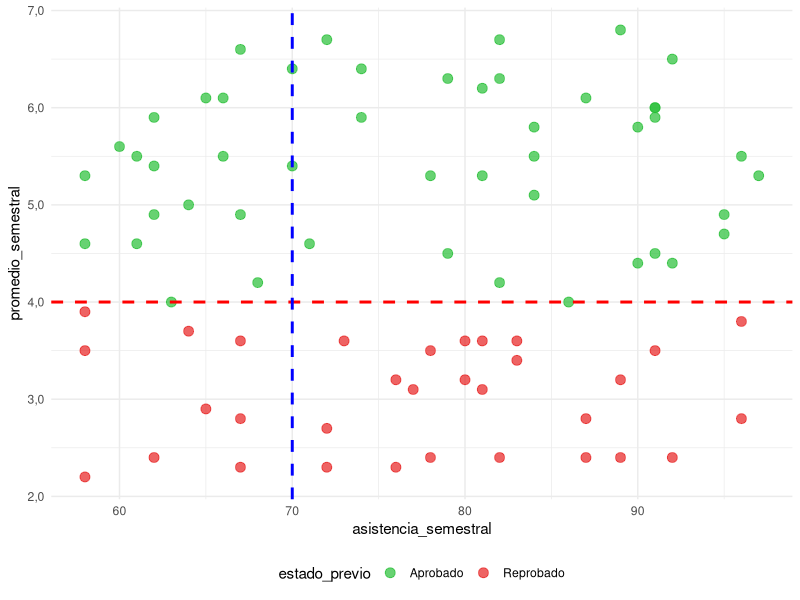
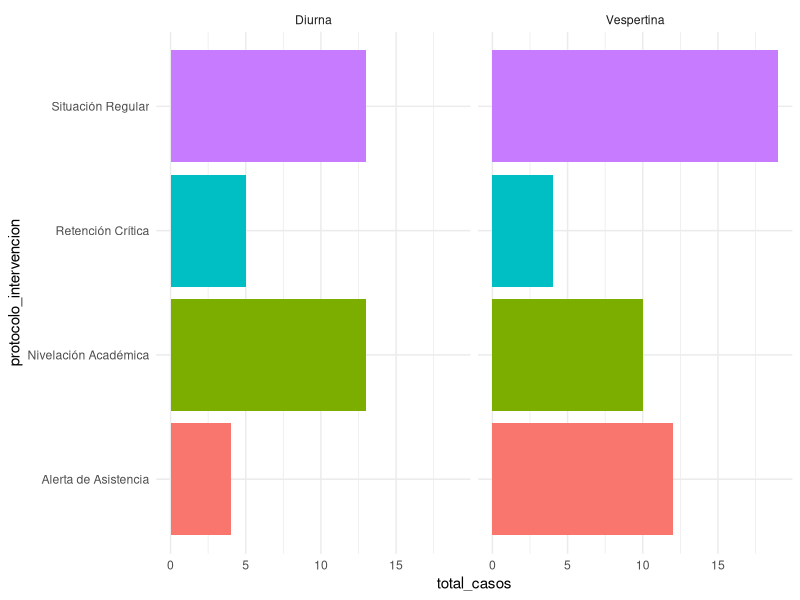

These charts were generated, in order, by the following R code:
# ==============================================================================
# TALLER 4: DIAGNÓSTICO NORMATIVO Y EXPORTACIÓN DE REPORTES
# ==============================================================================

library(tidyverse)
library(scales)

set.seed(404)
datos_taller_4 <- tibble(
  id_estudiante = 1001:1080,
  jornada = sample(c("Diurna", "Vespertina"), 80, replace = TRUE),
  area_academica = sample(c("Humanidades", "Ciencias Exactas", "Tecnología"), 80, replace = TRUE),
  asistencia_semestral = round(runif(80, min = 55, max = 98), 0),
  promedio_semestral = round(runif(80, min = 2.2, max = 6.8), 1)
) |> 
  mutate(
    estado_previo = if_else(promedio_semestral < 4.0, "Reprobado", "Aprobado")
  )

# 🎯 EJERCICIO 1: TRAZADO DE UMBRALES NORMATIVOS (geom_hline y geom_vline)
# Contexto: La institución exige una nota mínima de 4,0 y una asistencia mínima del 70%.
# Instrucciones:
# 1. Crea un gráfico de dispersión (geom_point) con 'asistencia_semestral' en X y 'promedio_semestral' en Y.
# 2. Asigna el color según 'estado_previo'.
# 3. Agrega una línea horizontal (geom_hline) en el corte de nota 4.0 (color rojo, línea punteada "dashed").
# 4. Agrega una línea vertical (geom_vline) en el corte de asistencia 70 (color azul, línea punteada "dashed").
# 5. Aplica formato de coma decimal en el eje Y con scale_y_continuous().

grafico_umbrales <- ggplot(data = datos_taller_4, aes(x = asistencia_semestral, y = promedio_semestral, color = estado_previo)) +
  geom_point(size = 3, alpha = 0.7) +
  geom_hline(yintercept = 4.0, color = "red", linetype = "dashed", linewidth = 1) +
  geom_vline(xintercept = 70, color = "blue", linetype = "dashed", linewidth = 1) +
  scale_y_continuous(labels = label_number(accuracy = 0.1, decimal.mark = ",")) +
  scale_color_manual(values = c("Aprobado" = "#26BF35", "Reprobado" = "#E62020")) +
  theme_minimal() +
  theme(legend.position = "bottom")

print(grafico_umbrales)
  
  
# 🎯 EJERCICIO 2: CLASIFICACIÓN POR CUADRANTES Y CONTEO DE FRECUENCIAS (case_when + n())
# Contexto: Se requiere clasificar a cada estudiante según su posición respecto a los umbrales
# y luego contabilizar cuántos casos existen por cada categoría.
# Instrucciones:
# 1. Usa mutate() y case_when() para crear la columna 'protocolo_intervencion':
#    - promedio_semestral < 4.0 & asistencia_semestral < 70  ~ "Retención Crítica"
#    - promedio_semestral < 4.0 & asistencia_semestral >= 70 ~ "Nivelación Académica"
#    - promedio_semestral >= 4.0 & asistencia_semestral < 70 ~ "Alerta de Asistencia"
#    - .default = "Situación Regular"
# 2. En un segundo bloque, agrupa por 'protocolo_intervencion' y usa summarise() con n() 
#    para crear la columna 'total_casos'.
  
base_clasificada <- datos_taller_4 |> 
  mutate(
    protocolo_intervencion = case_when(
      promedio_semestral < 4.0 & asistencia_semestral < 70  ~ "Retención Crítica",
      promedio_semestral < 4.0 & asistencia_semestral >= 70 ~ "Nivelación Académica",
      promedio_semestral >= 4.0 & asistencia_semestral < 70 ~ "Alerta de Asistencia",
      .default = "Situación Regular"
    )
  )
  
resumen_protocolos <- base_clasificada |> 
  group_by(protocolo_intervencion) |>
  summarise(
    total_casos = n()
  )
  
  
# 🎯 EJERCICIO 3: VISUALIZACIÓN DE FRECUENCIAS Y FOCOS CRÍTICOS (geom_col + facet_wrap)
# Contexto: La dirección académica necesita visualizar la distribución de los protocolos 
# separados por jornada de estudio.
# Instrucciones:
# 1. A partir de 'base_clasificada', agrupa por 'jornada' y 'protocolo_intervencion', y cuenta los casos con n().
# 2. Grafica el resultado con geom_col() poniendo 'total_casos' en el eje X y 'protocolo_intervencion' en el eje Y.
# 3. Separa el gráfico en paneles por 'jornada' usando facet_wrap().
  
conteo_por_jornada <- base_clasificada |> 
  group_by(jornada, protocolo_intervencion) |>
  summarise(
    total_casos = n(),
    .group = "drop"
  )
  
grafico_protocolos <- ggplot(data = conteo_por_jornada, aes(x = total_casos, y = protocolo_intervencion, fill = protocolo_intervencion)) +
  geom_col() +
  facet_wrap(~ jornada) +
  theme_minimal() +
  theme(legend.position = "none")

print(grafico_protocolos)
  
  
# 🎯 EJERCICIO 4: FILTRADO, ORDENAMIENTO Y PERSISTENCIA DE DATOS (arrange + write_csv)
# Contexto: El departamento de bienestar estudiantil solicita la nómina exclusiva de alumnos
# en "Retención Crítica", ordenada desde el promedio más bajo al más alto, exportada a CSV.
# Instrucciones:
# 1. Toma 'base_clasificada' y filtra solo quienes tengan protocolo_intervencion == "Retención Crítica".
# 2. Ordena las filas de menor a mayor según 'promedio_semestral' usando arrange().
# 3. Exporta la tabla resultante al archivo "nomina_retencion_critica.csv" usando write_csv().
  
nomina_critica <- base_clasificada |> 
  filter(protocolo_intervencion == "Retención Crítica") |>
  arrange(promedio_semestral)

write_csv(nomina_critica, "nomina_retencion_critica.csv")
